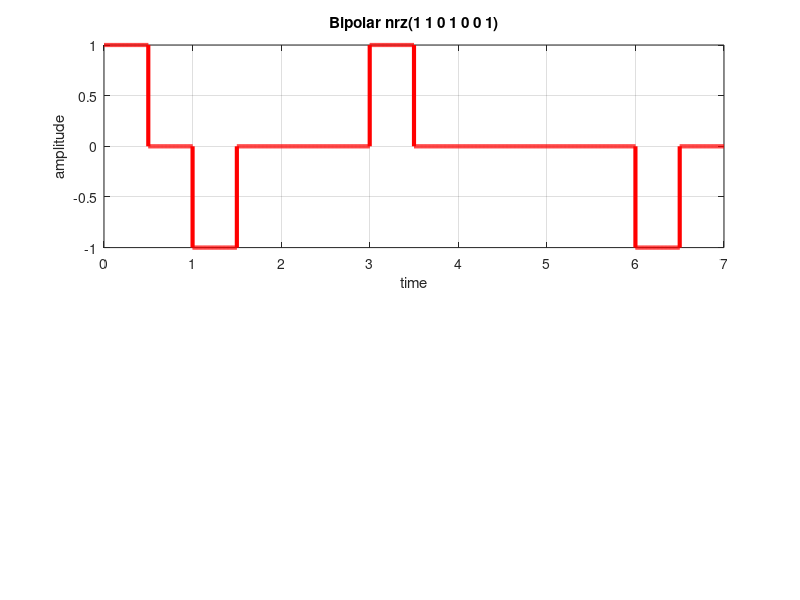

Here is the MATLAB script that generated this plot:
clear all;
close all;
fs=100;
t=0:1/fs:1;
bit=[ 1 1  0 1 0 0 1];
time=[];
dig_sig=[];
count=0;
for i =1:1:length(bit)
    if(bit(i)==1)
        count=count+1;
        if(rem(count,2)==0)
            bit(i)=-1;
        end
    end
end
for i=1:1:length(bit)
    dig_sig=[dig_sig (bit(i)==0)*zeros(1,length(t/2))+(bit(i)==1)*ones(1,length(t/2))+(bit(i)==-1)*-ones(1,length(t/2))];
    time=[time t/2];
    t=t+1;
    
    dig_sig=[dig_sig (bit(i)==0)*zeros(1,length(t/2))+(bit(i)==1)*zeros(1,length(t/2))+(bit(i)==-1)*zeros(1,length(t/2))];
    time=[time t/2];
    t=t+1;
end
subplot(2,1,1);
plot(time,dig_sig,'r','linewidth',3)
axis([0 time(end) -1 1]);
xlabel('time');
ylabel('amplitude');
title('Bipolar nrz(1 1 0 1 0 0 1)');
grid on;
    
    
    
    
    
    
    
    
    
    
    